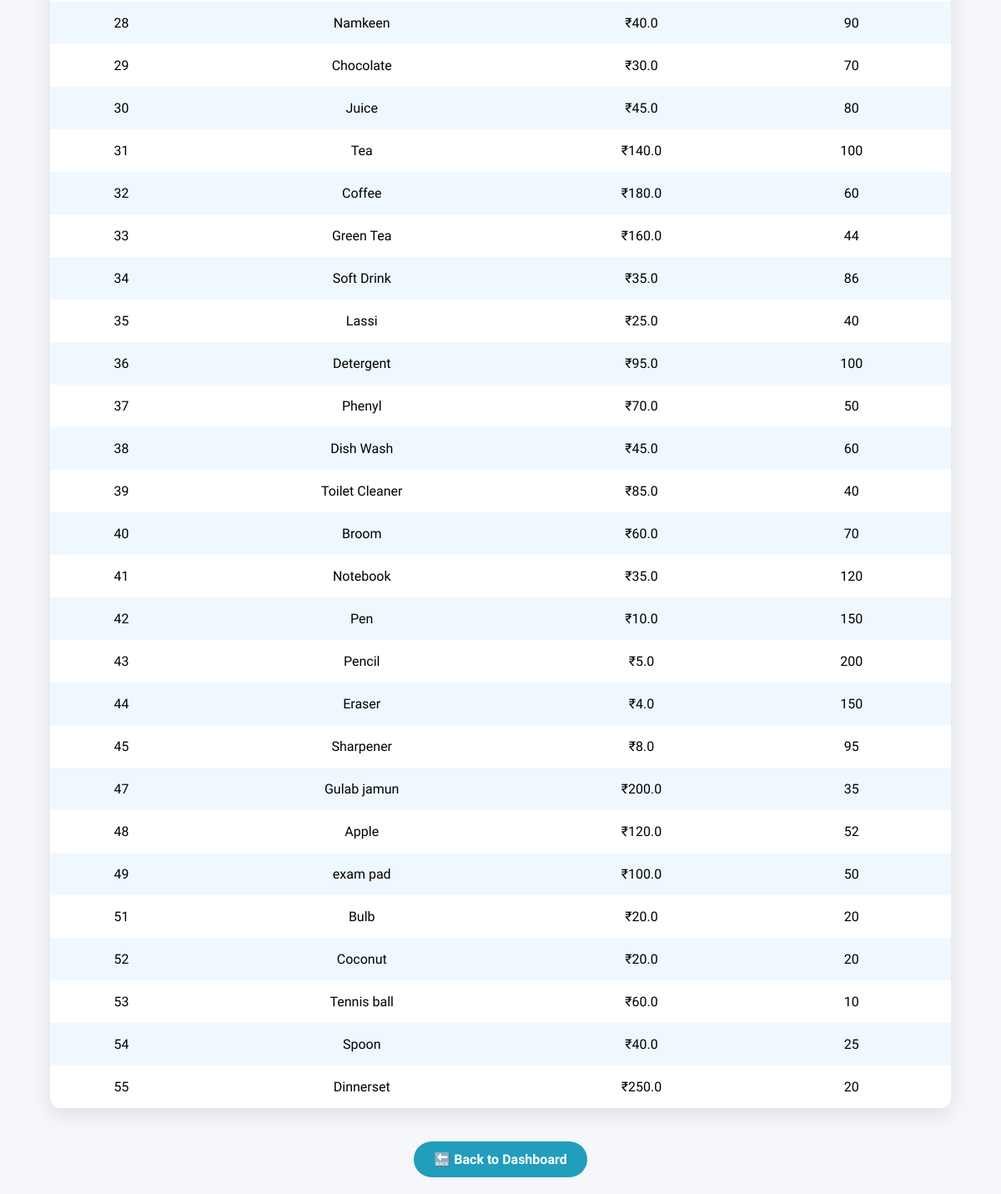
Page /cashier/view_products (lower part) on the earlier database version.
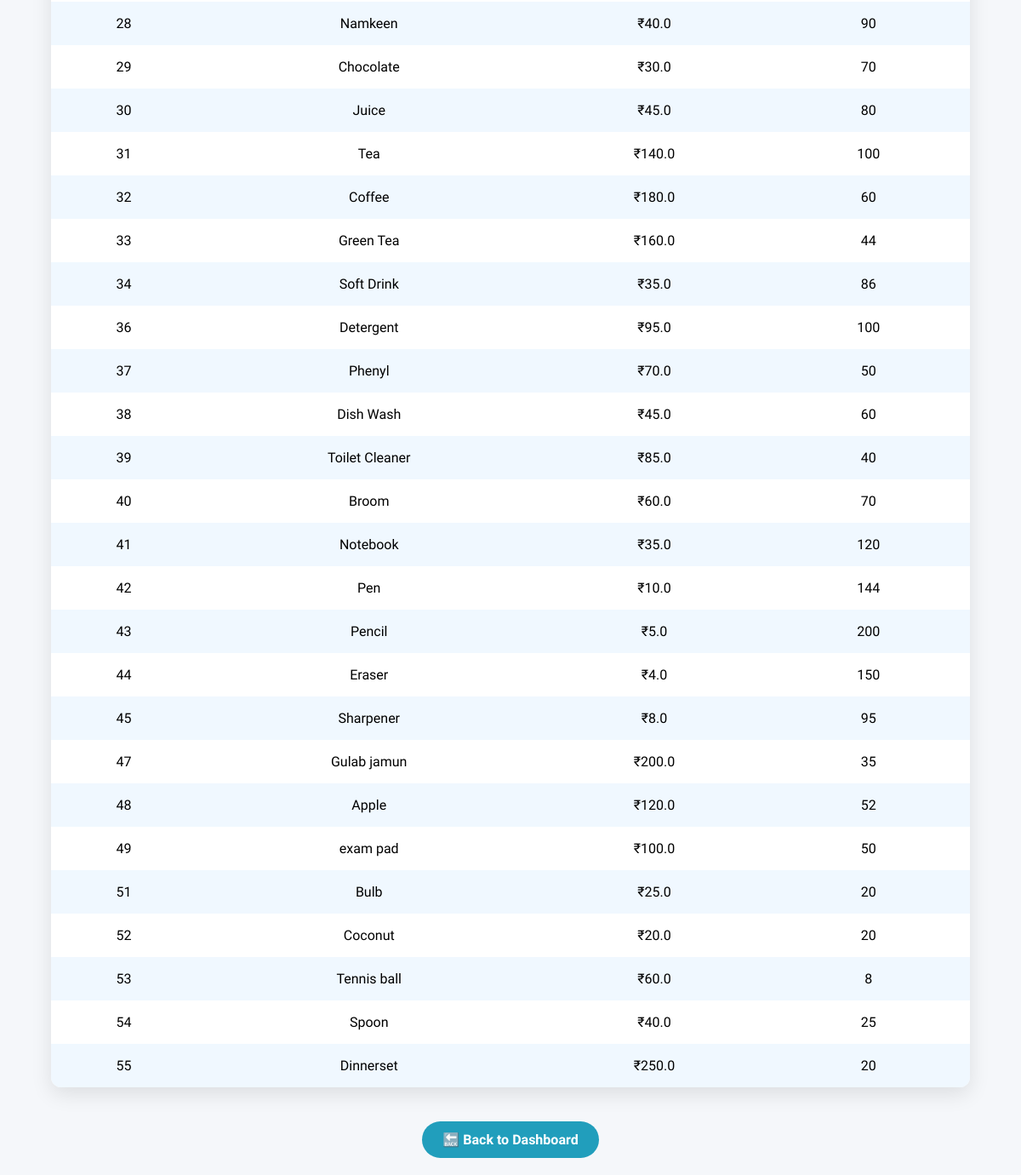
Same page on the later database version.
### tables this page shows
CREATE TABLE products(
            id INTEGER PRIMARY KEY AUTOINCREMENT,
            name TEXT NOT NULL,
            description TEXT,
            price REAL NOT NULL,
            stock INTEGER NOT NULL,
            expiry_date TEXT,
            unit TEXT NOT NULL,
            image_url TEXT,
            category TEXT
        );

### app.py (the view)
@app.route('/cashier/view_products')
def cashier_view_products():
    conn = sqlite3.connect("grocery.db")
    cursor = conn.cursor()
    cursor.execute("SELECT id, name, price, stock,image_url FROM products")
    products = cursor.fetchall()
    conn.close()
    return render_template('cashier_view_products.html', products=products)

### templates/cashier_view_products.html (shortened to what this page needs)
<!DOCTYPE html>
<html lang="en">
<head>
</head>
<body>
    <div class="table-container">
        <table>
            <tbody>
                {% for product in products %}
                <tr class="product-row">
                    <td>
                        {{ product[0] }}
                    </td>
                    <td>{{ product[1] }}</td>
                    <td>₹{{ product[2] }}</td>
                    <td>{{ product[3] }}</td>
                </tr>
                {% endfor %}
            </tbody>
        </table>
    </div>
    <a href="/cashier">🔙 Back to Dashboard</a>
</body>
</html>

Differences in the rows shown:
removed products: id "35", name "Lassi", price "25.0", stock "40"
changed products "Pen": stock "150" → "144"
changed products "Bulb": price "20.0" → "25.0"
changed products "Tennis ball": stock "10" → "8"
